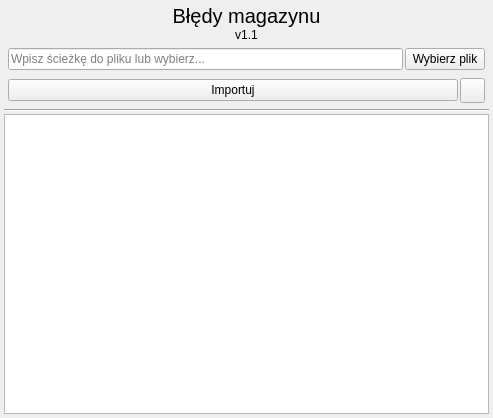
<?xml version="1.0" encoding="UTF-8"?>
<ui version="4.0">
 <class>Form</class>
 <widget class="QWidget" name="Form">
  <property name="geometry">
   <rect>
    <x>0</x>
    <y>0</y>
    <width>493</width>
    <height>418</height>
   </rect>
  </property>
  <property name="windowTitle">
   <string>Form</string>
  </property>
  <layout class="QGridLayout" name="gridLayout">
   <property name="leftMargin">
    <number>0</number>
   </property>
   <property name="topMargin">
    <number>0</number>
   </property>
   <property name="rightMargin">
    <number>0</number>
   </property>
   <property name="bottomMargin">
    <number>0</number>
   </property>
   <property name="spacing">
    <number>0</number>
   </property>
   <item row="0" column="0">
    <widget class="QWidget" name="widget" native="true">
     <layout class="QVBoxLayout" name="verticalLayout_3">
      <property name="spacing">
       <number>2</number>
      </property>
      <property name="leftMargin">
       <number>4</number>
      </property>
      <property name="topMargin">
       <number>4</number>
      </property>
      <property name="rightMargin">
       <number>4</number>
      </property>
      <property name="bottomMargin">
       <number>4</number>
      </property>
      <item>
       <widget class="QWidget" name="widget_2" native="true">
        <layout class="QVBoxLayout" name="verticalLayout">
         <property name="spacing">
          <number>0</number>
         </property>
         <property name="leftMargin">
          <number>0</number>
         </property>
         <property name="topMargin">
          <number>0</number>
         </property>
         <property name="rightMargin">
          <number>0</number>
         </property>
         <property name="bottomMargin">
          <number>0</number>
         </property>
         <item>
          <widget class="QLabel" name="label">
           <property name="font">
            <font>
             <pointsize>15</pointsize>
            </font>
           </property>
           <property name="text">
            <string>Błędy magazynu</string>
           </property>
           <property name="alignment">
            <set>Qt::AlignCenter</set>
           </property>
          </widget>
         </item>
         <item>
          <widget class="QLabel" name="label_2">
           <property name="text">
            <string>v1.1</string>
           </property>
           <property name="alignment">
            <set>Qt::AlignCenter</set>
           </property>
          </widget>
         </item>
        </layout>
       </widget>
      </item>
      <item>
       <widget class="QWidget" name="widget_4" native="true">
        <layout class="QVBoxLayout" name="verticalLayout_2">
         <property name="spacing">
          <number>0</number>
         </property>
         <property name="leftMargin">
          <number>0</number>
         </property>
         <property name="topMargin">
          <number>0</number>
         </property>
         <property name="rightMargin">
          <number>0</number>
         </property>
         <property name="bottomMargin">
          <number>0</number>
         </property>
         <item>
          <widget class="QWidget" name="widget_3" native="true">
           <layout class="QHBoxLayout" name="horizontalLayout">
            <property name="spacing">
             <number>2</number>
            </property>
            <property name="leftMargin">
             <number>4</number>
            </property>
            <property name="topMargin">
             <number>4</number>
            </property>
            <property name="rightMargin">
             <number>4</number>
            </property>
            <property name="bottomMargin">
             <number>4</number>
            </property>
            <item>
             <widget class="QLineEdit" name="ed_sciezka_dane">
              <property name="placeholderText">
               <string>Wpisz ścieżkę do pliku lub wybierz...</string>
              </property>
             </widget>
            </item>
            <item>
             <widget class="QPushButton" name="btn_przegladaj">
              <property name="text">
               <string>Wybierz plik</string>
              </property>
             </widget>
            </item>
           </layout>
          </widget>
         </item>
         <item>
          <widget class="QWidget" name="widget_5" native="true">
           <layout class="QHBoxLayout" name="horizontalLayout_2">
            <property name="spacing">
             <number>2</number>
            </property>
            <property name="leftMargin">
             <number>4</number>
            </property>
            <property name="topMargin">
             <number>4</number>
            </property>
            <property name="rightMargin">
             <number>4</number>
            </property>
            <property name="bottomMargin">
             <number>4</number>
            </property>
            <item>
             <widget class="QPushButton" name="btn_importuj">
              <property name="text">
               <string>Importuj</string>
              </property>
             </widget>
            </item>
            <item>
             <widget class="QPushButton" name="btn_szablon">
              <property name="minimumSize">
               <size>
                <width>25</width>
                <height>25</height>
               </size>
              </property>
              <property name="maximumSize">
               <size>
                <width>25</width>
                <height>25</height>
               </size>
              </property>
              <property name="text">
               <string/>
              </property>
              <property name="icon">
               <iconset resource="../icon.qrc">
                <normaloff>:/icon/img/svg_icons/layout.svg</normaloff>:/icon/img/svg_icons/layout.svg</iconset>
              </property>
             </widget>
            </item>
           </layout>
          </widget>
         </item>
        </layout>
       </widget>
      </item>
      <item>
       <widget class="Line" name="line">
        <property name="orientation">
         <enum>Qt::Horizontal</enum>
        </property>
       </widget>
      </item>
      <item>
       <widget class="QTableWidget" name="tab_dane"/>
      </item>
     </layout>
    </widget>
   </item>
  </layout>
 </widget>
 <resources>
  <include location="../icon.qrc"/>
 </resources>
 <connections/>
</ui>
